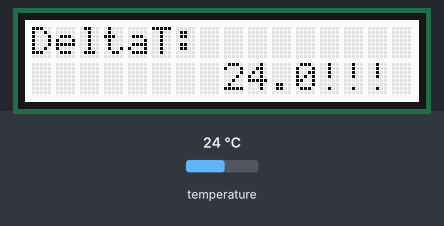
A program run on a simulated Raspberry Pi (BCM pin numbers). Parts: 16×2 character LCD. The inputs (shaded band) are chosen by the test bench; at power-on: temperature 24 °C. The clock reads 2024-03-15 10:24:30 at power-on unless the program sets it; files the program writes start out absent; what the program prints to the terminal is not drawn.

Above: at 3.5 s.
3.6 s: temperature set to 4 °C
At 9.2 s:
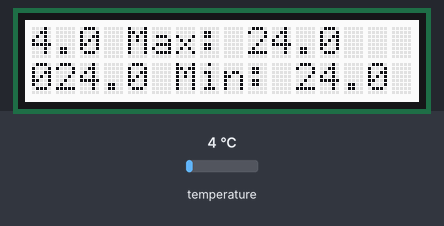
9.4 s: temperature set to 28 °C
At 10.6 s:
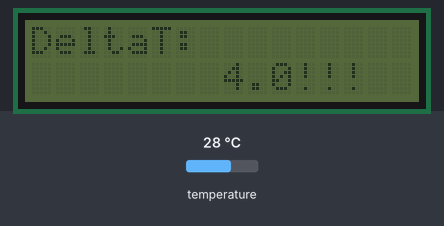
12.0 s: temperature set to 12 °C
At 17.3 s:
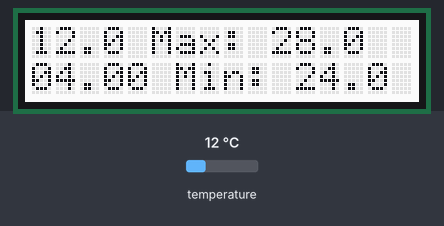
Timing chart, 0 to 18.8 s (numbered marks = the images above; inputs shaded):
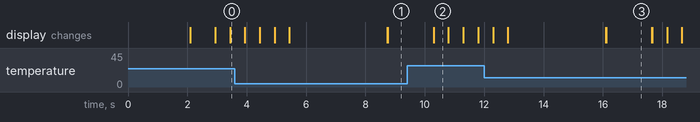

Measured:
- after the input at 3.6 s, the display: first differs from a run without the input after 5.1 s (image 1 shows a later state)
- after the input at 9.4 s, the display: first changes after 0.89 s (image 2 shows a later state)
- what the display in image 2 shows lasts 0.5 s, from 10.3 s to 10.8 s

The program:

tlcd003.py
```python
#!/usr/bin/python

from time import sleep
from Adafruit_CharLCDPlate import Adafruit_CharLCDPlate
#from get_temp_c import temp_c


lcd = Adafruit_CharLCDPlate()

lcd.clear()
lcd.message("  Proba Homero\n   2013.09.21   ")
sleep(2)
lcd.clear()

#   Temp meter begin

import os, signal, sys
import glob
import time
from time import gmtime, strftime

version = 0.03
maxtemp = 0
mintemp = 100
counter = 0
deltaT = 0
deltaTold = 0
deltaTnew = 0
deltaTcount= 0

# File Create

file = 'log ' + str(strftime("%Y%b%d %H:%M:%S", gmtime())) + '.csv'

try:
    filei = open(file, 'a')

except:
    print 'File access failed. Programm terminated.'
    sys.exit(0)

# Get Temp

os.system('modprobe w1-gpio')
os.system('modprobe w1-therm')

base_dir = '/sys/bus/w1/devices/'
device_folder = glob.glob(base_dir + '28*')[0]
device_file = device_folder + '/w1_slave'

def read_temp_raw():
    f = open(device_file, 'r')
    lines = f.readlines()
    f.close()
    return lines

def read_temp():
    lines = read_temp_raw()
    while lines[0].strip()[-3:] != 'YES':
        time.sleep(0.5)
        lines = read_temp_raw()
    equals_pos = lines[1].find('t=')
    if equals_pos != -1:
        temp_string = lines[1][equals_pos+2:]
        temp_c = float(temp_string) / 1000.0
        temp_c = round (temp_c , 2)
        return temp_c

# Exit

def signal_handler(signal, frame):
    print '\nCTRL+C received. Programm terminated.'
    lcd.clear()
    lcd.backlight(lcd.OFF)
    filei.close()
    sys.exit(0)

signal.signal(signal.SIGINT, signal_handler)

os.system('clear')
print "Thermolog v" + str(version)
print "(press CTRL+C to quit)\n"

while True:


    newtemp = read_temp()
    timestamp=str(strftime("%Y %b %d %H:%M:%S", gmtime()))


    deltaTnew = newtemp - deltaTold
    deltaTold = newtemp

    if deltaTnew >= 0.1 or deltaTnew <= -0.1:
#        print "ALARM"
        lcd.clear()
        lcd.message ("DeltaT: " + "\n" +"        "+ str(deltaTnew)+ "!!!")
        lcd.backlight(lcd.OFF)
        sleep(.5)
        lcd.backlight(lcd.ON)
        sleep(.5)
        lcd.backlight(lcd.OFF)
        sleep(.5)
        lcd.backlight(lcd.ON)
        sleep(.5)
        lcd.backlight(lcd.OFF)
        sleep(.5)
        lcd.backlight(lcd.ON)
        sleep(.5)

    time.sleep(2)


    if newtemp > maxtemp:
        maxtemp = newtemp

    if newtemp < mintemp:
        mintemp = newtemp


#    print timestamp, read_temp(), "C" , "Max", maxtemp, "Min", mintemp, deltaTnew

    lcd.home()
    lcd.message (str(read_temp()) + " Max: " + str(maxtemp))
# format delta T value
    strdelta = str(deltaTnew)
    if len(strdelta) == 4:
     lcd.message ("\n" + "0" + strdelta + " Min: "+ str(mintemp)+ "  ")
    elif len(strdelta) == 3:
     lcd.message ("\n" + "0" + strdelta + "0" + " Min: "+ str(mintemp)+ "  ")
    else:
     lcd.message ("\n" + strdelta + " Min: "+ str(mintemp)+ "  ")
    filei.write(timestamp + ' , ' + str(read_temp()) + ' , ' + str(maxtemp) + ' , ' + str(mintemp) + "\n")

# Safety

counter = counter + 1
if counter >= 5:
    filei.close()
    filei = open(file, 'a')
    counter = 0


time.sleep(2)
```
